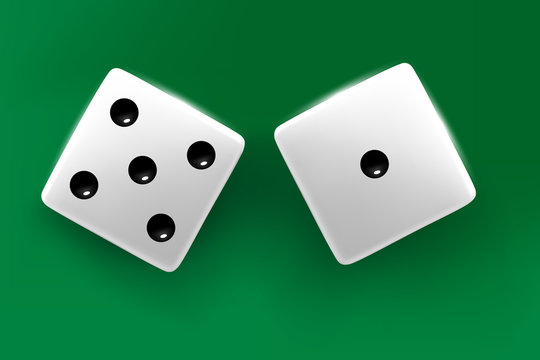
#> input picture colorful_background_image/1.jpg, 540 x 360 px
$ python colorful_background.py
#> lines starting #> are read from the running program, lines starting #| are printed output that depends on the picture; after the words box and inside, x2 and y2 are one past the last pixel; in counts of white or black regions, pixels touching at a corner belong together
import cv2 as cv

img = cv.imread('colorful_background_image/1.jpg')
#> img is the input picture: shape (360, 540, 3); mean B, G, R 89.9, 135.2, 52.7
rgb_img = img[:]
img = cv.cvtColor(img, cv.COLOR_BGR2GRAY)
#> img: shape (360, 540)

_, thresh = cv.threshold(img,150,255, cv.THRESH_BINARY_INV)
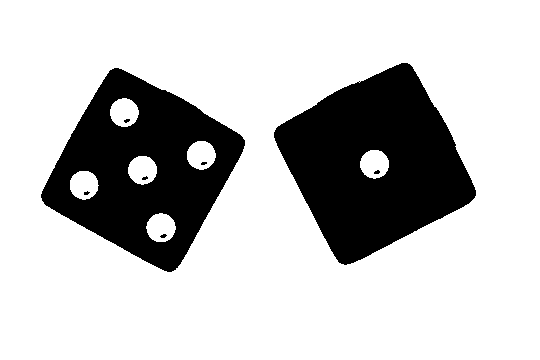
#> thresh: shape (360, 540); 76.6% white; 8 black regions (6 under 20 px), largest, box (x1, y1, x2, y2) and area: (274, 63, 476, 265) 24076, (41, 68, 245, 272) 21356
edge = cv.Canny(thresh,9, 150)
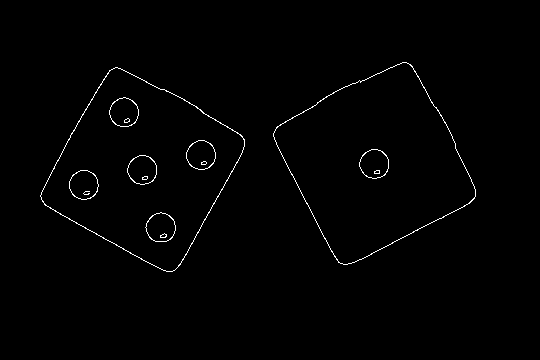
#> edge: shape (360, 540); 0.94% white in thin lines or dots, all inside (x1, y1, x2, y2) = (40, 62, 476, 272)

contours, hierarchy = cv.findContours(edge, cv.RETR_EXTERNAL, cv.CHAIN_APPROX_SIMPLE)
#> contours = 2 contours; box (x1, y1, x2, y2) and area: (273, 62, 476, 265) 24750, (40, 67, 245, 272) 24666

x0, y0, w0, h0= cv.boundingRect(contours[0])
#> x0 = 40; y0 = 67; w0 = 205; h0 = 205
x1, y1, w1, h1= cv.boundingRect(contours[1])
#> x1 = 273; y1 = 62; w1 = 203; h1 = 203

first_dice = edge[y0:y0+h0, x0:x0+w0]
#> first_dice: shape (205, 205); 2.7% white in thin lines or dots
second_dice = edge[y1:y1+h1, x1:x1+w1]
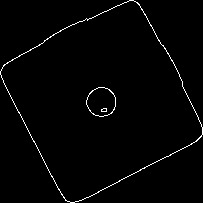
#> second_dice: shape (203, 203); 1.7% white in thin lines or dots

first_circles = cv.HoughCircles(first_dice,cv.HOUGH_GRADIENT,1.2,20,param1=50,param2=25,minRadius=3,maxRadius=35)
#> first_circles = [[160.2, 88.2, 14.76], [42.6, 118.2, 14.88], [84.6, 45, 14.76], [102.6, 102.6, 13.56], [120.6, 159, 15]]
second_circles = cv.HoughCircles(second_dice,cv.HOUGH_GRADIENT,1.2,20,param1=50,param2=25,minRadius=3,maxRadius=35)
#> second_circles = [[100.2, 102.6, 13.8]]

sorted_circles = sorted([len(first_circles[0]), len(second_circles[0])])
#> sorted_circles = [1, 5]
print('#1 In ascending order, the dice value is', sorted_circles[0], sorted_circles[1])
#| #1 In ascending order, the dice value is 1 5

#show detected dice at image
cv.rectangle(rgb_img, (x0,y0),(x0+w0,y0+h0), (255,0,0),5)
cv.rectangle(rgb_img, (x1,y1),(x1+w1,y1+h1), (255,0,0),5)

circles = cv.HoughCircles(edge,cv.HOUGH_GRADIENT,1.2,20,param1=50,param2=25,minRadius=3,maxRadius=35)
#> circles = [[141, 169.8, 14.76], [124.2, 112.2, 13.08], [160.2, 228.6, 14.4], [201, 153, 13.92], [372.6, 162.6, 14.16], [82.2, 183, 14.28]]
circles=circles[0,:]

for circle in circles:
    cv.circle(rgb_img,(int(circle[0]),int(circle[1])),int(circle[2]),(255,0,0),2)
    cv.circle(rgb_img,(int(circle[0]),int(circle[1])),2,(0,0,255),3)
#> this loop made 6 passes
#> rgb_img: shape (360, 540, 3); mean B, G, R 103.2, 128.3, 52

cv.imshow('rgb_img', rgb_img)
cv.waitKey()


img = cv.imread('colorful_background_image/2.png')
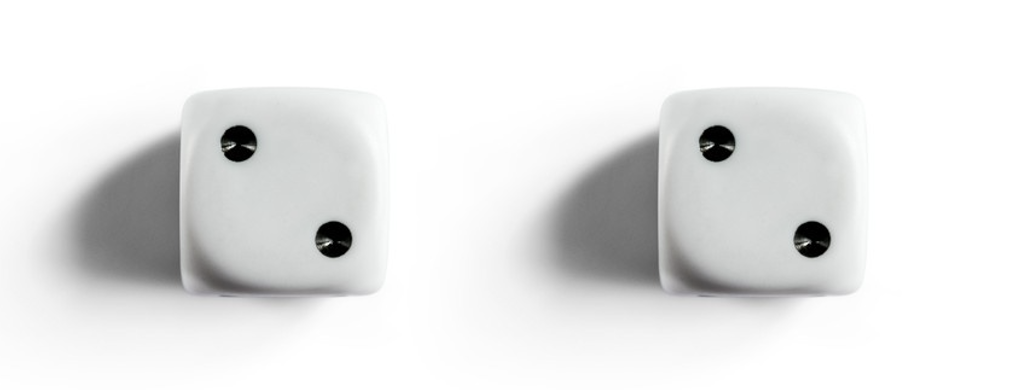
#> input picture colorful_background_image/2.png, 1036 x 390 px
#> img is the input picture: shape (390, 1036, 3); mean B, G, R 231.2, 231.3, 231
rgb_img = img[:]
img = cv.cvtColor(img, cv.COLOR_BGR2GRAY)
#> img: shape (390, 1036)

edge_ = cv.Canny(img, 9, 150)
#> edge_: shape (390, 1036); 0.75% white in thin lines or dots, all inside (x1, y1, x2, y2) = (152, 86, 869, 300)

kernel = cv.getStructuringElement(cv.MORPH_RECT, (9,9))
close = cv.morphologyEx(edge_, cv.MORPH_CLOSE, kernel, iterations=2)
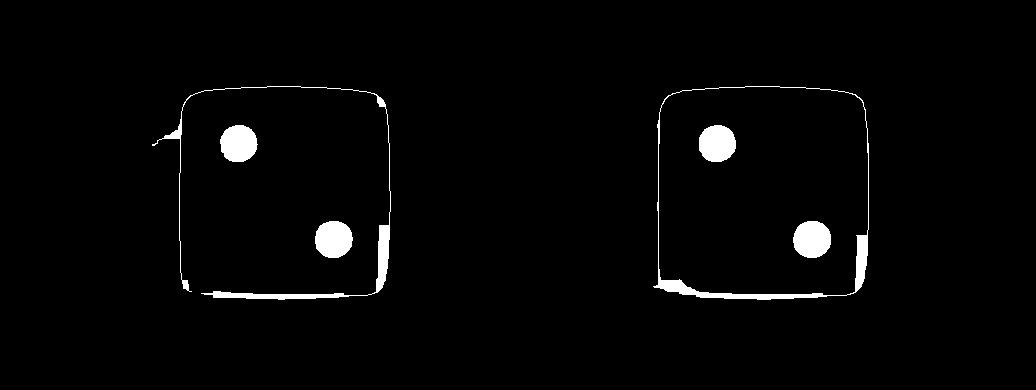
#> close: shape (390, 1036); 2.2% white; 6 white regions

contours, hierarchy = cv.findContours(close, cv.RETR_EXTERNAL, cv.CHAIN_APPROX_SIMPLE)
#> contours = 4 contours; box (x1, y1, x2, y2) and area: (653, 86, 869, 300) 42977, (152, 86, 391, 300) 1362, (315, 221, 353, 258) 1072, (220, 125, 258, 162) 1048

x0, y0, w0, h0= cv.boundingRect(contours[2])
#> x0 = 653; y0 = 86; w0 = 216; h0 = 214
x1, y1, w1, h1= cv.boundingRect(contours[3])
#> x1 = 152; y1 = 86; w1 = 239; h1 = 214

first_dice_ = close[y0:y0+h0, x0:x0+w0]
#> first_dice_: shape (214, 216); 9.6% white; 3 white regions, box (x1, y1, x2, y2) and area: (0, 0, 216, 214) 2222, (140, 135, 178, 172) 1131, (46, 39, 83, 76) 1106
second_dice_ = close[y1:y1+h1, x1:x1+w1]
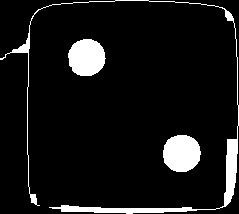
#> second_dice_: shape (214, 239); 8.6% white; 3 white regions, box (x1, y1, x2, y2) and area: (0, 0, 239, 214) 2157, (163, 135, 201, 172) 1126, (68, 39, 106, 76) 1103

first_circles_ = cv.HoughCircles(first_dice_,cv.HOUGH_GRADIENT,1.2,50,param1=50,param2=22,minRadius=5,maxRadius=55)
#> first_circles_ = [[159, 153, 18.32], [63, 57, 18.2]]
second_circles_ = cv.HoughCircles(second_dice_,cv.HOUGH_GRADIENT,1.2,50,param1=50,param2=22,minRadius=5,maxRadius=55)
#> second_circles_ = [[180.6, 153, 18.44], [83.4, 54.6, 15.44]]

sorted_circles = sorted([len(first_circles_[0]), len(second_circles_[0])])
#> sorted_circles = [2, 2]
print('#2 In ascending order, the dice value is', sorted_circles[0], sorted_circles[1])
#| #2 In ascending order, the dice value is 2 2

#show detected dice at image
cv.rectangle(rgb_img, (x0,y0),(x0+w0,y0+h0), (255,0,0),5)
cv.rectangle(rgb_img, (x1,y1),(x1+w1,y1+h1), (255,0,0),5)

circles = cv.HoughCircles(close,cv.HOUGH_GRADIENT,1.1,30,param1=50,param2=20,minRadius=5,maxRadius=55)
#> circles = [[812.4, 238.2, 18.09], [715.5, 143.6, 17.76], [237.1, 142.4, 18.75], [331.6, 240.4, 17.65]]
circles=circles[0,:]

for circle in circles:
    cv.circle(rgb_img,(int(circle[0]),int(circle[1])),int(circle[2]),(255,0,0),2)
    cv.circle(rgb_img,(int(circle[0]),int(circle[1])),2,(0,0,255),3)
#> this loop made 4 passes
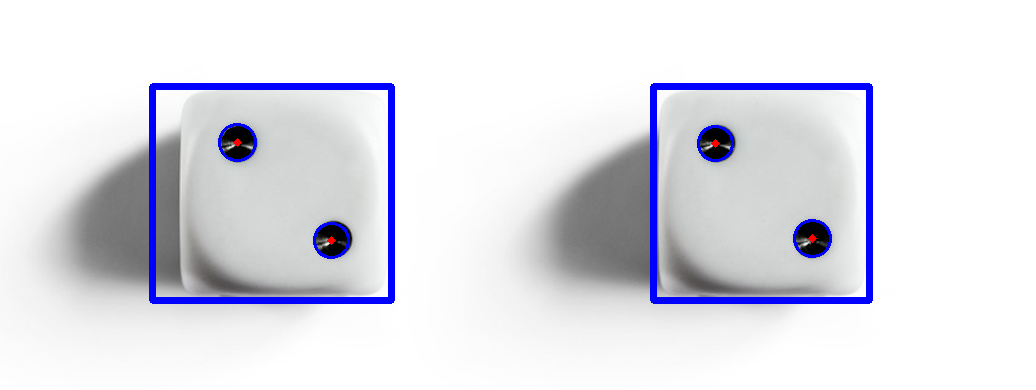
#> rgb_img: shape (390, 1036, 3); mean B, G, R 232.8, 224.4, 224.1

cv.imshow('rgb_img', rgb_img)
cv.waitKey()
